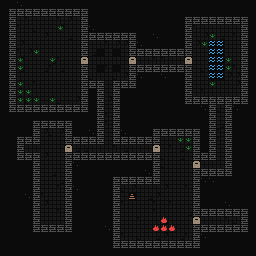

This game map was drawn from its Tiled (.tmx) file and the tilesets committed beside it. A one-line description and the trimmed map source follow:
An orthogonal 32x32 tile map with 8x8 px tiles, 2 tile layers (Tile Layer 5, Tile Layer 6), 4 hidden layers not drawn.

<map version="1.4" tiledversion="1.4.2" orientation="orthogonal" renderorder="right-down" width="32" height="32" tilewidth="8" tileheight="8" infinite="0" backgroundcolor="#0b0b0b" nextlayerid="7" nextobjectid="1">
 <tileset firstgid="1" source="ascii_plus.tsx" />
 <layer id="1" name="Tile Layer 1" width="32" height="32" visible="0">
  <data>[1024 cells, 824 non-empty, 20 distinct tile ids]</data>
 </layer>
 <layer id="2" name="Tile Layer 2" width="32" height="32" visible="0">
  <data>[1024 cells, 289 non-empty, 19 distinct tile ids]</data>
 </layer>
 <layer id="3" name="Tile Layer 3" width="32" height="32" visible="0">
  <data>[1024 cells, 1024 non-empty, 1 distinct tile ids]</data>
 </layer>
 <layer id="4" name="Tile Layer 4" width="32" height="32" visible="0">
  <data>[1024 cells, 506 non-empty, 21 distinct tile ids]</data>
 </layer>
 <layer id="5" name="Tile Layer 5" width="32" height="32">
  <data>[1024 cells, 590 non-empty, 9 distinct tile ids]</data>
 </layer>
 <layer id="6" name="Tile Layer 6" width="32" height="32">
  <data>[1024 cells, 34 non-empty, 3 distinct tile ids]</data>
 </layer>
</map>
